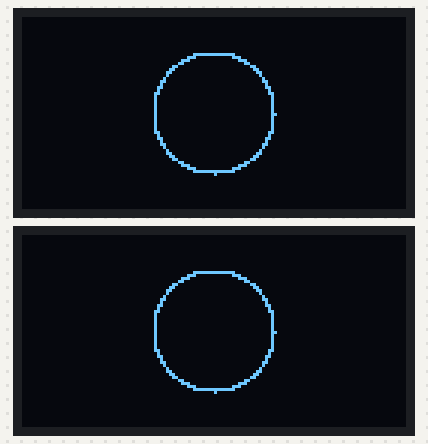
This program was run on a simulated Raspberry Pi Pico running MicroPython. Parts: 2 × 128×64 one-colour display. At 10.2 s the program stops and its outputs stay as they are.

Above: at 0.2 s.

The program:

circle_function.py
```python
# Drawing a circle without the framebuf .ellispe() method
# Homework for McWhorter Pico W Lesson 25
# Lori Pfahler
# July 2023

# import modules
from machine import Pin, I2C
from ssd1306 import SSD1306_I2C
from utime import sleep
import math

# setup I2C bus and display for "black" baord (yellow and blue on black)
i2c_1=I2C(1, sda = Pin(14), scl = Pin(15), freq = 400000)
OLED1 = SSD1306_I2C(128, 64, i2c_1, addr = 0x3c)
OLED1.init_display()

# setup I2C bus and display for "blue" board (white on black)
i2c_2=I2C(0, sda = Pin(12), scl = Pin(13), freq = 400000)
OLED2 = SSD1306_I2C(128, 64, i2c_2, addr = 0x3c)
OLED2.init_display()

# function to create data to draw a circle
def circle(xcenter, ycenter, radius):
    # intialize list of xy pairs
    circle_values = []
    # create a list of angles in degrees for the circle
    angles = range(0, 360, 1)
    for deg in angles:
        # determine x and y pairs if center was at the origin
        # using conversion from polar coordinates to cartesian
        # convert angles in degrees to radians before taking sin() and cos()
        xorigin = radius*math.cos(deg*math.pi/180)
        yorigin = radius*math.sin(deg*math.pi/180)
        # adjust the x and y coordinates to actual center of the circle
        xshift = xorigin + xcenter
        yshift = yorigin + ycenter
        circle_values.append((int(xshift), int(yshift)))
    return(circle_values)

myPairs = circle(64, 32, 20)
for i in range(0, len(myPairs)):
    OLED1.pixel(myPairs[i][0], myPairs[i][1], 1)
OLED1.show()

for i in range(0, len(myPairs)):
    OLED2.pixel(myPairs[i][0], myPairs[i][1], 1)
OLED2.show()

sleep(10)

# clear the screen
OLED1.fill(0)
OLED1.show()
OLED2.fill(0)
OLED2.show()

    
```

Measured:
- what the display in image 0 shows lasts 10.0 s, from 0.2 s to 10.2 s
